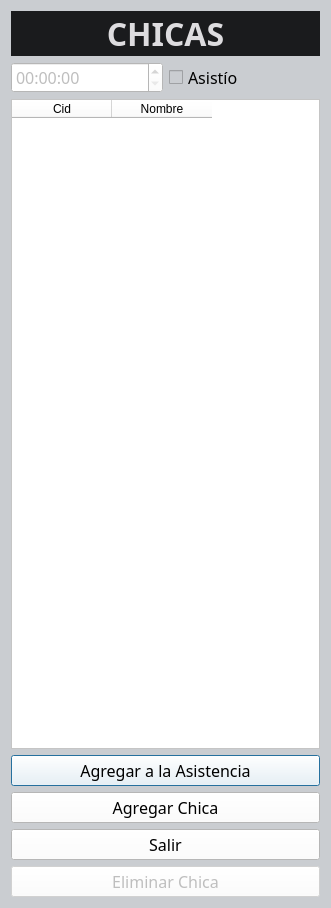
<?xml version="1.0" encoding="UTF-8"?>
<ui version="4.0">
 <class>Dialog</class>
 <widget class="QDialog" name="Dialog">
  <property name="geometry">
   <rect>
    <x>0</x>
    <y>0</y>
    <width>331</width>
    <height>908</height>
   </rect>
  </property>
  <property name="windowTitle">
   <string>Agregar a la Asistencia</string>
  </property>
  <property name="styleSheet">
   <string notr="true">background-color:#cacdd1;</string>
  </property>
  <layout class="QGridLayout" name="gridLayout">
   <item row="2" column="1">
    <layout class="QVBoxLayout" name="verticalLayout_2">
     <item>
      <widget class="QLabel" name="label">
       <property name="font">
        <font>
         <family>Calibri Light</family>
         <pointsize>24</pointsize>
         <weight>75</weight>
         <bold>true</bold>
        </font>
       </property>
       <property name="styleSheet">
        <string notr="true">background-color:#1a1b1d;
color:#dddcdf;</string>
       </property>
       <property name="text">
        <string>CHICAS</string>
       </property>
       <property name="alignment">
        <set>Qt::AlignCenter</set>
       </property>
      </widget>
     </item>
     <item>
      <layout class="QHBoxLayout" name="horizontalLayout_7">
       <item>
        <widget class="QTimeEdit" name="time_edit">
         <property name="enabled">
          <bool>false</bool>
         </property>
         <property name="font">
          <font>
           <family>Calibri Light</family>
           <pointsize>12</pointsize>
          </font>
         </property>
         <property name="styleSheet">
          <string notr="true">background-color:white;</string>
         </property>
        </widget>
       </item>
       <item>
        <widget class="QCheckBox" name="check_hora">
         <property name="font">
          <font>
           <family>Calibri Light</family>
           <pointsize>12</pointsize>
           <weight>50</weight>
           <bold>false</bold>
          </font>
         </property>
         <property name="text">
          <string>Asistío</string>
         </property>
         <property name="iconSize">
          <size>
           <width>20</width>
           <height>20</height>
          </size>
         </property>
        </widget>
       </item>
      </layout>
     </item>
     <item>
      <widget class="QTableWidget" name="tabla_nombres">
       <property name="sizePolicy">
        <sizepolicy hsizetype="Expanding" vsizetype="Expanding">
         <horstretch>0</horstretch>
         <verstretch>0</verstretch>
        </sizepolicy>
       </property>
       <property name="minimumSize">
        <size>
         <width>0</width>
         <height>0</height>
        </size>
       </property>
       <property name="font">
        <font>
         <family>Calibri Light</family>
         <pointsize>12</pointsize>
        </font>
       </property>
       <property name="styleSheet">
        <string notr="true">background-color:white;</string>
       </property>
       <column>
        <property name="text">
         <string>Cid</string>
        </property>
       </column>
       <column>
        <property name="text">
         <string>Nombre</string>
        </property>
       </column>
      </widget>
     </item>
     <item>
      <widget class="QPushButton" name="boton_agregar_asistencia">
       <property name="font">
        <font>
         <family>Calibri Light</family>
         <pointsize>12</pointsize>
         <weight>50</weight>
         <bold>false</bold>
        </font>
       </property>
       <property name="styleSheet">
        <string notr="true">background-color:white;</string>
       </property>
       <property name="text">
        <string>Agregar a la Asistencia</string>
       </property>
      </widget>
     </item>
     <item>
      <widget class="QPushButton" name="boton_agregar_chicas">
       <property name="font">
        <font>
         <family>Calibri Light</family>
         <pointsize>12</pointsize>
        </font>
       </property>
       <property name="styleSheet">
        <string notr="true">background-color:white;</string>
       </property>
       <property name="text">
        <string>Agregar Chica</string>
       </property>
      </widget>
     </item>
     <item>
      <widget class="QPushButton" name="boton_cerrar">
       <property name="font">
        <font>
         <family>Calibri Light</family>
         <pointsize>12</pointsize>
        </font>
       </property>
       <property name="styleSheet">
        <string notr="true">background-color:white;</string>
       </property>
       <property name="text">
        <string>Salir</string>
       </property>
      </widget>
     </item>
     <item>
      <widget class="QPushButton" name="boton_eliminar_chica">
       <property name="enabled">
        <bool>false</bool>
       </property>
       <property name="font">
        <font>
         <family>Calibri Light</family>
         <pointsize>12</pointsize>
        </font>
       </property>
       <property name="styleSheet">
        <string notr="true">background-color:white;</string>
       </property>
       <property name="text">
        <string>Eliminar Chica</string>
       </property>
      </widget>
     </item>
    </layout>
   </item>
  </layout>
 </widget>
 <resources/>
 <connections/>
</ui>
